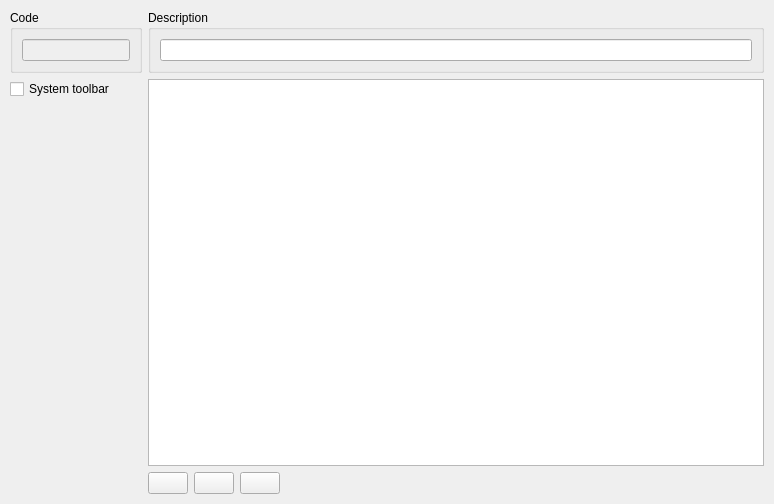
<?xml version="1.0" encoding="UTF-8"?>
<ui version="4.0">
 <class>ToolbarWidget</class>
 <widget class="QWidget" name="ToolbarWidget">
  <property name="geometry">
   <rect>
    <x>0</x>
    <y>0</y>
    <width>774</width>
    <height>504</height>
   </rect>
  </property>
  <property name="windowTitle">
   <string>Toolbar</string>
  </property>
  <layout class="QVBoxLayout" name="verticalLayout_7">
   <property name="leftMargin">
    <number>5</number>
   </property>
   <property name="topMargin">
    <number>5</number>
   </property>
   <property name="rightMargin">
    <number>5</number>
   </property>
   <property name="bottomMargin">
    <number>5</number>
   </property>
   <item>
    <widget class="QStackedWidget" name="stackedWidget">
     <property name="currentIndex">
      <number>0</number>
     </property>
     <widget class="QWidget" name="page1">
      <layout class="QVBoxLayout" name="verticalLayout_5">
       <property name="leftMargin">
        <number>5</number>
       </property>
       <property name="topMargin">
        <number>5</number>
       </property>
       <property name="rightMargin">
        <number>5</number>
       </property>
       <property name="bottomMargin">
        <number>5</number>
       </property>
       <item>
        <layout class="QHBoxLayout" name="horizontalLayout_2" stretch="0,1">
         <item>
          <layout class="QVBoxLayout" name="verticalLayout_3">
           <item>
            <widget class="QGroupBox" name="groupBox_3">
             <property name="title">
              <string>Code</string>
             </property>
             <layout class="QVBoxLayout" name="verticalLayout_2">
              <item>
               <widget class="QLineEdit" name="lineEditCode">
                <property name="enabled">
                 <bool>false</bool>
                </property>
               </widget>
              </item>
             </layout>
            </widget>
           </item>
           <item>
            <widget class="QCheckBox" name="checkBoxSystem">
             <property name="text">
              <string>System toolbar</string>
             </property>
             <property name="checkable">
              <bool>true</bool>
             </property>
            </widget>
           </item>
           <item>
            <spacer name="verticalSpacer">
             <property name="orientation">
              <enum>Qt::Orientation::Vertical</enum>
             </property>
             <property name="sizeHint" stdset="0">
              <size>
               <width>20</width>
               <height>40</height>
              </size>
             </property>
            </spacer>
           </item>
          </layout>
         </item>
         <item>
          <layout class="QVBoxLayout" name="verticalLayout">
           <item>
            <widget class="QGroupBox" name="groupBox_4">
             <property name="title">
              <string>Description</string>
             </property>
             <layout class="QHBoxLayout" name="horizontalLayout_3">
              <item>
               <widget class="QLineEdit" name="lineEditDescription"/>
              </item>
             </layout>
            </widget>
           </item>
           <item>
            <widget class="EnhancedTreeView" name="treeViewMenuItems"/>
           </item>
           <item>
            <layout class="QHBoxLayout" name="horizontalLayout">
             <item>
              <widget class="QPushButton" name="pushButtonAddChild">
               <property name="text">
                <string/>
               </property>
              </widget>
             </item>
             <item>
              <widget class="QPushButton" name="pushButtonAdd">
               <property name="text">
                <string/>
               </property>
              </widget>
             </item>
             <item>
              <widget class="QPushButton" name="pushButtonRemove">
               <property name="text">
                <string/>
               </property>
              </widget>
             </item>
             <item>
              <spacer name="horizontalSpacer_3">
               <property name="orientation">
                <enum>Qt::Orientation::Horizontal</enum>
               </property>
               <property name="sizeHint" stdset="0">
                <size>
                 <width>40</width>
                 <height>20</height>
                </size>
               </property>
              </spacer>
             </item>
            </layout>
           </item>
          </layout>
         </item>
        </layout>
       </item>
      </layout>
     </widget>
     <widget class="QWidget" name="page2">
      <layout class="QVBoxLayout" name="verticalLayout_4">
       <property name="leftMargin">
        <number>5</number>
       </property>
       <property name="topMargin">
        <number>5</number>
       </property>
       <property name="rightMargin">
        <number>5</number>
       </property>
       <property name="bottomMargin">
        <number>5</number>
       </property>
       <item>
        <widget class="EnhancedTableView" name="tableView"/>
       </item>
      </layout>
     </widget>
    </widget>
   </item>
  </layout>
 </widget>
 <customwidgets>
  <customwidget>
   <class>EnhancedTableView</class>
   <extends>QTableView</extends>
   <header>App.Widget.View</header>
  </customwidget>
  <customwidget>
   <class>EnhancedTreeView</class>
   <extends>QTreeView</extends>
   <header>App.Widget.View</header>
  </customwidget>
 </customwidgets>
 <tabstops>
  <tabstop>lineEditCode</tabstop>
  <tabstop>lineEditDescription</tabstop>
  <tabstop>checkBoxSystem</tabstop>
  <tabstop>treeViewMenuItems</tabstop>
  <tabstop>tableView</tabstop>
 </tabstops>
 <resources/>
 <connections/>
</ui>
